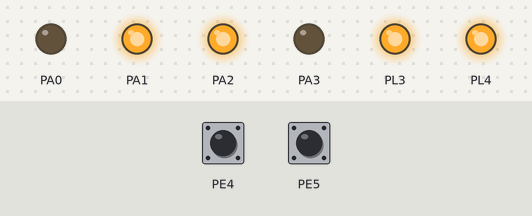
This program was run on a simulated ATmega2560, built with avr-gcc and emulated at 14.7456 MHz. On the bench: output pins drawn as LEDs (lit = HIGH). The inputs (shaded band) are chosen by the test bench; at power-on: PE4 HIGH, PE5 HIGH.

Above: at 0.1 s.
Timing chart, 0 to 1.6 s (numbered marks = the images above):
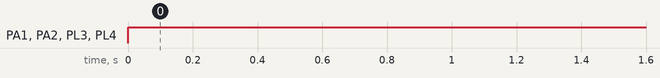

Measured:
- by itself, PA1, PA2, PL3, PL4: LOW → HIGH at 0.00 s

The program:

main.cpp
```cpp
#define  F_CPU 14745600UL
#include <avr/io.h>
#include <avr/interrupt.h>
#include <util/delay.h>
#define speed 30
volatile unsigned long int ShaftCountLeft = 0; //to keep track of left position encoder
volatile unsigned long int ShaftCountRight = 0; //to keep track of right position encoder
unsigned int Degrees; //to accept angle in degrees for turning
unsigned int lvel = speed;
unsigned int rvel = speed;
//Function to configure ports to enable robot's motion
void motion_pin_config (void)
{
 DDRA = DDRA | 0x0F;
 PORTA = PORTA & 0xF0;
 DDRL = DDRL | 0x18;   //Setting PL3 and PL4 pins as output for PWM generation
 PORTL = PORTL | 0x18; //PL3 and PL4 pins are for velocity control using PWM.
}

//Function to configure INT4 (PORTE 4) pin as input for the left position encoder
void left_encoder_pin_config (void)
{
 DDRE  = DDRE & 0xEF;  //Set the direction of the PORTE 4 pin as input
 PORTE = PORTE | 0x10; //Enable internal pull-up for PORTE 4 pin
}

//Function to configure INT5 (PORTE 5) pin as input for the right position encoder
void right_encoder_pin_config (void)
{
 DDRE  = DDRE & 0xDF;  //Set the direction of the PORTE 4 pin as input
 PORTE = PORTE | 0x20; //Enable internal pull-up for PORTE 4 pin
}

void velocity (unsigned char left_motor, unsigned char right_motor)
{
	OCR5AL = (unsigned char)left_motor;
	OCR5BL = (unsigned char)right_motor;
}

//Function to initialize ports
void port_init()
{
 motion_pin_config(); //robot motion pins config
 left_encoder_pin_config(); //left encoder pin config
 right_encoder_pin_config(); //right encoder pin config
}

void left_position_encoder_interrupt_init (void) //Interrupt 4 enable
{
 cli(); //Clears the global interrupt
 EICRB = EICRB | 0x02; // INT4 is set to trigger with falling edge
 EIMSK = EIMSK | 0x10; // Enable Interrupt INT4 for left position encoder
 sei();   // Enables the global interrupt
}

void right_position_encoder_interrupt_init (void) //Interrupt 5 enable
{
 cli(); //Clears the global interrupt
 EICRB = EICRB | 0x08; // INT5 is set to trigger with falling edge
 EIMSK = EIMSK | 0x20; // Enable Interrupt INT5 for right position encoder
 sei();   // Enables the global interrupt
}

//ISR for right position encoder
ISR(INT5_vect)
{
 ShaftCountRight++;  //increment right shaft position count
}


//ISR for left position encoder
ISR(INT4_vect)
{
 ShaftCountLeft++;  //increment left shaft position count
}


//Function used for setting motor's direction
void motion_set (unsigned char Direction)
{
 unsigned char PortARestore = 0;

 Direction &= 0x0F; 		// removing upper nibbel for the protection
 PortARestore = PORTA; 		// reading the PORTA original status
 PortARestore &= 0xF0; 		// making lower direction nibbel to 0
 PortARestore |= Direction; // adding lower nibbel for forward command and restoring the PORTA status
 PORTA = PortARestore; 		// executing the command
}

void forward (void) //both wheels forward
{
  motion_set(0x06);
}

void back (void) //both wheels backward
{
  motion_set(0x09);
}

void left (void) //Left wheel backward, Right wheel forward
{
  motion_set(0x05);
}

void right (void) //Left wheel forward, Right wheel backward
{
  motion_set(0x0A);
}

void soft_left (void) //Left wheel stationary, Right wheel forward
{
 motion_set(0x04);
}

void soft_right (void) //Left wheel forward, Right wheel is stationary
{
 motion_set(0x02);
}

void soft_left_2 (void) //Left wheel backward, right wheel stationary
{
 motion_set(0x01);
}

void soft_right_2 (void) //Left wheel stationary, Right wheel backward
{
 motion_set(0x08);
}

void stop (void)
{
  motion_set(0x00);
}


//Function used for turning robot by specified degrees
void angle_rotate(unsigned int Degrees)
{
 float ReqdShaftCount = 0;
 unsigned long int ReqdShaftCountInt = 0;

 ReqdShaftCount = (float) Degrees/ 4.090; // division by resolution to get shaft count
 ReqdShaftCountInt = (unsigned int) ReqdShaftCount;
 ShaftCountRight = 0;
 ShaftCountLeft = 0;

 while (1)
 {
  if((ShaftCountRight >= ReqdShaftCountInt) | (ShaftCountLeft >= ReqdShaftCountInt))
  break;
 }
 stop(); //Stop robot
}

//Function used for moving robot forward by specified distance

void linear_distance_mm(unsigned int DistanceInMM)
{
 float ReqdShaftCount = 0;
 unsigned long int ReqdShaftCountInt = 0;

 ReqdShaftCount = DistanceInMM / 5.44; // division by resolution to get shaft count
 ReqdShaftCountInt = (unsigned long int) ReqdShaftCount;

 ShaftCountRight = 0;
 ShaftCountLeft = 0;
 lvel = speed;
 rvel = speed;
 while(1)
 {
  velocity(lvel,rvel);
  if (ShaftCountLeft > ShaftCountRight)
  {
	  rvel = rvel + 5;
	  lvel = lvel - 5;
  }
  if (ShaftCountRight > ShaftCountLeft)
  {
	  rvel = rvel + 5;
	  lvel = lvel - 5;
  }
  if (ShaftCountLeft == ShaftCountRight)
  {
	  lvel = speed;
	  rvel = speed;
  }
  if((ShaftCountRight + ShaftCountLeft) /2  >= ReqdShaftCountInt)
  {
  	break;
  }
 }
 stop(); //Stop robot
}

void forward_mm(unsigned int DistanceInMM)
{
 forward();
 linear_distance_mm(DistanceInMM);
}

void back_mm(unsigned int DistanceInMM)
{
 back();
 linear_distance_mm(DistanceInMM);
}

void left_degrees(unsigned int Degrees)
{
// 88 pulses for 360 degrees rotation 4.090 degrees per count
 left(); //Turn left
 angle_rotate(Degrees);
}


void right_degrees(unsigned int Degrees)
{
// 88 pulses for 360 degrees rotation 4.090 degrees per count
 right(); //Turn right
 angle_rotate(Degrees);
}


void soft_left_degrees(unsigned int Degrees)
{
 // 176 pulses for 360 degrees rotation 2.045 degrees per count
 soft_left(); //Turn soft left
 Degrees=Degrees*2;
 angle_rotate(Degrees);
}

void soft_right_degrees(unsigned int Degrees)
{
 // 176 pulses for 360 degrees rotation 2.045 degrees per count
 soft_right();  //Turn soft right
 Degrees=Degrees*2;
 angle_rotate(Degrees);
}

void soft_left_2_degrees(unsigned int Degrees)
{
 // 176 pulses for 360 degrees rotation 2.045 degrees per count
 soft_left_2(); //Turn reverse soft left
 Degrees=Degrees*2;
 angle_rotate(Degrees);
}

void soft_right_2_degrees(unsigned int Degrees)
{
 // 176 pulses for 360 degrees rotation 2.045 degrees per count
 soft_right_2();  //Turn reverse soft right
 Degrees=Degrees*2;
 angle_rotate(Degrees);
}

//Function to initialize all the devices
void init_devices()
{
 cli(); //Clears the global interrupt
 port_init();  //Initializes all the ports
 left_position_encoder_interrupt_init();
 right_position_encoder_interrupt_init();
 sei();   // Enables the global interrupt
}


//Main Function

int main(void)
{
	init_devices();

	while(1)
	{
		forward_mm(400); //Moves robot forward 100mm
		stop();
		soft_left_degrees(90);
		_delay_ms(500);
	}
}
```

lcd.c
```cpp
#include <avr/io.h>
#include <avr/delay.h>
#include <util/delay.h>

#define FCPU 14745600ul
#define RS 0
#define RW 1
#define EN 2
#define lcd_port PORTC

#define sbit(reg,bit)	reg |= (1<<bit)
#define cbit(reg,bit)	reg &= ~(1<<bit)

void init_ports();
void lcd_port_config (void);
void lcd_reset_4bit();
void lcd_init();
void lcd_wr_command(unsigned char);
void lcd_wr_char(char);
void lcd_home();
void lcd_cursor(char, char);
void lcd_print(char, char, unsigned int, int);
void lcd_string(char*);

unsigned int temp;
unsigned int unit;
unsigned int tens;
unsigned int hundred;
unsigned int thousand;
unsigned int million;

int i;


void lcd_port_config (void)
{
	DDRC = DDRC | 0xF7; //all the LCD pin's direction set as output
	PORTC = PORTC & 0x80; // all the LCD pins are set to logic 0 except PORTC 7
}


/*****Function to Reset LCD*****/
void lcd_set_4bit()
{
	_delay_ms(1);

	cbit(lcd_port,RS);				//RS=0 --- Command Input
	cbit(lcd_port,RW);				//RW=0 --- Writing to LCD
	lcd_port = 0x30;				//Sending 3
	sbit(lcd_port,EN);				//Set Enable Pin
	_delay_ms(5);					//Delay
	cbit(lcd_port,EN);				//Clear Enable Pin

	_delay_ms(1);

	cbit(lcd_port,RS);				//RS=0 --- Command Input
	cbit(lcd_port,RW);				//RW=0 --- Writing to LCD
	lcd_port = 0x30;				//Sending 3
	sbit(lcd_port,EN);				//Set Enable Pin
	_delay_ms(5);					//Delay
	cbit(lcd_port,EN);				//Clear Enable Pin

	_delay_ms(1);

	cbit(lcd_port,RS);				//RS=0 --- Command Input
	cbit(lcd_port,RW);				//RW=0 --- Writing to LCD
	lcd_port = 0x30;				//Sending 3
	sbit(lcd_port,EN);				//Set Enable Pin
	_delay_ms(5);					//Delay
	cbit(lcd_port,EN);				//Clear Enable Pin

	_delay_ms(1);

	cbit(lcd_port,RS);				//RS=0 --- Command Input
	cbit(lcd_port,RW);				//RW=0 --- Writing to LCD
	lcd_port = 0x20;				//Sending 2 to initialise LCD 4-bit mode
	sbit(lcd_port,EN);				//Set Enable Pin
	_delay_ms(5);					//Delay
	cbit(lcd_port,EN);				//Clear Enable Pin


}

/*****Function to Initialize LCD*****/
void lcd_init()
{
	_delay_ms(1);

	lcd_wr_command(0x28);			//LCD 4-bit mode and 2 lines.
	lcd_wr_command(0x01);
	lcd_wr_command(0x06);
	lcd_wr_command(0x0E);
	lcd_wr_command(0x80);

}


/*****Function to Write Command on LCD*****/
void lcd_wr_command(unsigned char cmd)
{
	unsigned char temp;
	temp = cmd;
	temp = temp & 0xF0;
	lcd_port &= 0x0F;
	lcd_port |= temp;
	cbit(lcd_port,RS);
	cbit(lcd_port,RW);
	sbit(lcd_port,EN);
	_delay_ms(5);
	cbit(lcd_port,EN);

	cmd = cmd & 0x0F;
	cmd = cmd<<4;
	lcd_port &= 0x0F;
	lcd_port |= cmd;
	cbit(lcd_port,RS);
	cbit(lcd_port,RW);
	sbit(lcd_port,EN);
	_delay_ms(5);
	cbit(lcd_port,EN);
}

/*****Function to Write Data on LCD*****/
void lcd_wr_char(char letter)
{
	char temp;
	temp = letter;
	temp = (temp & 0xF0);
	lcd_port &= 0x0F;
	lcd_port |= temp;
	sbit(lcd_port,RS);
	cbit(lcd_port,RW);
	sbit(lcd_port,EN);
	_delay_ms(5);
	cbit(lcd_port,EN);

	letter = letter & 0x0F;
	letter = letter<<4;
	lcd_port &= 0x0F;
	lcd_port |= letter;
	sbit(lcd_port,RS);
	cbit(lcd_port,RW);
	sbit(lcd_port,EN);
	_delay_ms(5);
	cbit(lcd_port,EN);
}


void lcd_home()
{
	lcd_wr_command(0x80);
}


/*****Function to Print String on LCD*****/
void lcd_string(char *str)
{
	while(*str != '\0')
	{
		lcd_wr_char(*str);
		str++;
	}
}

/*** Position the LCD cursor at "row", "column". ***/

void lcd_cursor (char row, char column)
{
	switch (row) {
		case 1: lcd_wr_command (0x80 + column - 1); break;
		case 2: lcd_wr_command (0xc0 + column - 1); break;
		case 3: lcd_wr_command (0x94 + column - 1); break;
		case 4: lcd_wr_command (0xd4 + column - 1); break;
		default: break;
	}
}

/***** Function To Print Any input value upto the desired digit on LCD *****/
void lcd_print (char row, char coloumn, unsigned int value, int digits)
{
	unsigned char flag=0;
	if(row==0||coloumn==0)
	{
		lcd_home();
	}
	else
	{
		lcd_cursor(row,coloumn);
	}
	if(digits==5 || flag==1)
	{
		million=value/10000+48;
		lcd_wr_char(million);
		flag=1;
	}
	if(digits==4 || flag==1)
	{
		temp = value/1000;
		thousand = temp%10 + 48;
		lcd_wr_char(thousand);
		flag=1;
	}
	if(digits==3 || flag==1)
	{
		temp = value/100;
		hundred = temp%10 + 48;
		lcd_wr_char(hundred);
		flag=1;
	}
	if(digits==2 || flag==1)
	{
		temp = value/10;
		tens = temp%10 + 48;
		lcd_wr_char(tens);
		flag=1;
	}
	if(digits==1 || flag==1)
	{
		unit = value%10 + 48;
		lcd_wr_char(unit);
	}
	if(digits>5)
	{
		lcd_wr_char('E');
	}

}
		
```
